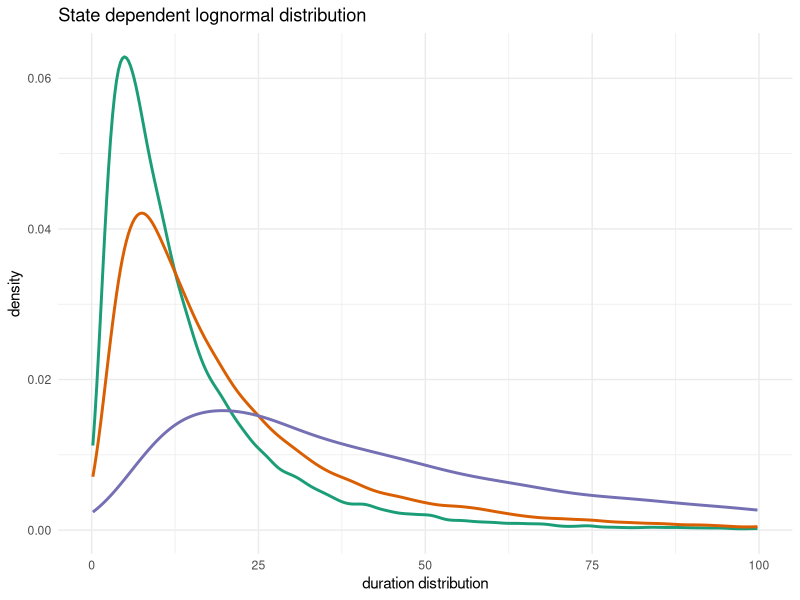

This chart was generated by the following R code:
## ---- chunk 1
knitr::opts_chunk$set(echo = TRUE)
## ---- chunk 2
n<-10 #subjects
n_t<-100 #time series lenght
m<-3
n_dep<-2
# the dependent variable is sadness and the states are depressive, mixed, manic so in depressive state sadness got largest mean
gamma<-matrix(data=c(0.8,0.1,0.1,
                     0.15,0.7,0.15,
                     0.05,0.05,0.9),byrow = T, nrow = m)
#let us assume emission is based on the Groningen data so we treat the 1-100 scale as continuous normally distributed. 
emiss<-list(matrix(data=c(5,1,
                          40,1,
                          65,1), byrow=T,ncol=2,nrow = m),
            matrix(data=c(10,1,
                          15,1,
                          70,1), byrow=T,ncol=2,nrow = m))
gamma_ss_var<-1
emiss_ss_var<-1
gamma[,-1]
## ---- chunk 3
int_to_prob<-function(alfa){
  dim<-dim(alfa)
  gamma<-matrix(ncol = dim[2]+1,nrow = dim[1])
  exp_alfa<-exp(alfa)
  exp_alfa<-cbind(rep(1,dim[1]),exp_alfa)
  for(i in 1:dim[1]){
    gamma[i,]<-exp_alfa[i,]/sum(exp_alfa[i,])
  }
  return(round(gamma,4))
}
prob_to_int<-function(gamma){
  gamma<-gamma+0.00001
  if(is.matrix(gamma)){
    dim<-dim(gamma)
    alfa<-matrix(ncol = dim[2]-1,nrow = dim[1])
    for (i in 1:dim[1]) {
      for(k in 2:dim[2]){
        alfa[i,k-1]<-log(gamma[i,k]*(1/gamma[i,1]))
      }
      }
  }
  return(round(alfa,4))
}
#little check if I can recover the same probability matrix
gamma1<-matrix(data=c(0.8,0.1,0.1,
                     0.15,0.7,0.15,
                     0.05,0.05,0.9),byrow = T, nrow = 3)
prob_to_int(gamma1)
new<-prob_to_int(gamma1)
new_gamma<-int_to_prob(new)
new_gamma
new_gamma==gamma1
## ---- chunk 4
library(ggplot2)
library(RColorBrewer)

plot_lognorm<-function(m, means, sd=2){
  sdlog<-sd
  meanlog<-sort(means)
  col<-brewer.pal(m, name='Dark2')
  data<-density(rlnorm(20000, log(meanlog[1]), log(sdlog)),from=-1,to=150)
  data<-data.frame(x=data$x,y=data$y)
  plot<-ggplot(data=data,aes(x=x,y=y))+geom_line(color=col[1],size=1)+theme_minimal()+ylab("density")+xlab("duration distribution")+ggtitle("State dependent lognormal distribution")+xlim(c(0,100))
  for(s in 2:m){
    data<-density(rlnorm(20000, log(meanlog[s]), log(sdlog)),from=-1,to=150)
    data<-data.frame(x=data$x,y=data$y)
    plot<-plot+geom_line(data=data,aes(x=x,y=y),color=col[s],size=1)
  }
  return(plot)
}

plot_lognorm(m=3,means=c(10,15,40),sd=2.5)

## ---- chunk 5
set.seed(1234)
mhsmm_sim<-function(n,n_t,m,n_dep,emiss,gamma,gamma_ss_var,emiss_ss_var){
  #define output lists
  gamma_ss<-rep(list(NULL), n)
  state_sequence<-as.matrix(cbind(rep(1:n, each = n_t),rep(NA,n_t*n)))
  emiss_ss<-rep(list(vector("list", n_dep)), n)
  obv_ss<-cbind(rep(1:n, each = n_t),matrix(rep(NA,n_t*n*n_dep), ncol= n_dep))
  #change the form of a transition matrix
  gamma_int<-prob_to_int(gamma)
  for(subj in 1:n){
    #generate a set of subject specific transition matrices we introduce random subject-specific effect to the intercepts 
    gamma_ss[[subj]]<-int_to_prob(gamma_int+rnorm(n=m*(m-1),mean=0,sd=sqrt(gamma_ss_var)))
    for(dep in 1:n_dep){
      #generate subject specific means of emission distributions of dependent variables,we introduce random subject-specific effect which is deviation from the mean of normally conditionally distributed mean
      emiss_ss[[subj]][[dep]] <- emiss[[dep]]
      emiss_ss[[subj]][[dep]][,1]<-matrix(emiss[[dep]][,1]+rnorm(n=m,mean = 0,sd=sqrt(emiss_ss_var)),nrow=m)
    }
    #now we want to find a starting state to evaluate the state sequence 
    init <- solve(t(diag(m) - gamma_ss[[subj]] + 1), rep(1, m))
    #there were many ways to do so :
    #The approach from here https://stephens999.github.io/fiveMinuteStats/stationary_distribution.html
      #A <-  rbind(t(diag(m) - gamma_ss[[subj]]), rep(1, m))
      #b <- c(rep(0, m),1)
      #init <- qr.solve(A, b)
    #the approach with eigonvectors would also work 
      #e <- eigen(t(gamma_ss[[subj]]))$vectors[, 1]
      #e / sum(e)
    
    #for each subject we sample the initial state 
    state_sequence[subj*n_t-n_t+1,2]<-sample(x = 1:m, size = 1, prob = init)
    for(dep in 1:n_dep){
      obv_ss[subj*n_t-n_t+1,dep+1]<-rnorm(n=1,mean=emiss_ss[[subj]][[dep]][state_sequence[subj*n_t-n_t+1,2],1],sd=sqrt(emiss_ss[[subj]][[dep]][state_sequence[subj*n_t-n_t+1,2],2]) )
    }
    #now we evaluate the rest of the subject specific observations  
    for(t_occ in 2:n_t){
      #states sequen
      state_sequence[subj*n_t-n_t+t_occ,2]<-sample(x = 1:m, size = 1, prob =
                                                     gamma_ss[[subj]][state_sequence[subj*n_t-n_t+t_occ-1,2],])
      #for each subject we sample the mean emission 
      for(dep in 1:n_dep){
      obv_ss[subj*n_t-n_t+t_occ,dep+1]<-rnorm(n=1,mean=emiss_ss[[subj]][[dep]][state_sequence[subj*n_t-n_t+t_occ,2],1],sd=sqrt(emiss_ss[[subj]][[dep]][state_sequence[subj*n_t-n_t+t_occ,2],2]) )
    }
    }
}
  output<-list(gamma_ss,state_sequence,emiss_ss,obv_ss)
  names(output) <- c("gamma_ss","states", "emiss_ss","observations")
  return(output)
}

mhsmm_sim(n=n,n_t=n_t,m=m,n_dep=n_dep,emiss=emiss,gamma=gamma,gamma_ss_var=gamma_ss_var,emiss_ss_var=emiss_ss_var)

## ---- chunk 6
n<-10 #subjects
n_t<-100 #time series lenght
m<-3
n_dep<-2
# the dependent variable is sadness and the states are depressive, mixed, manic so in depressive state sadness got largest mean
gamma<-matrix(data=c(0,0.9,0.1,
                     0.5,0,0.5,
                     0.2,0.8,0),byrow = T, nrow = m)
#let us assume emission is based on the Groningen data so we treat the 1-100 scale as continuous normally distributed. 
emiss<-list(matrix(data=c(5,1,
                          40,1,
                          65,1), byrow=T,ncol=2,nrow = m),
            matrix(data=c(10,1,
                          15,1,
                          70,1), byrow=T,ncol=2,nrow = m))
gamma_ss_var<-1
emiss_ss_var<-1
dwell_distr<-matrix(data=c(5,2, #first column represent mean and second variance
                          20,2, #need to 
                          30,2), byrow=T,ncol=2,nrow = m)
## ---- chunk 7
set.seed(1234)
mhsmm_sim<-function(n,n_t,m,n_dep,emiss,gamma,gamma_ss_var,emiss_ss_var,dwell_distr){
  #define output lists
  gamma_ss<-rep(list(NULL), n)
  state_sequence<-as.matrix(cbind(rep(1:n, each = n_t),rep(NA,n_t*n)))
  emiss_ss<-rep(list(vector("list", n_dep)), n)
  obv_ss<-cbind(rep(1:n, each = n_t),matrix(rep(NA,n_t*n*n_dep), ncol= n_dep))
  #change the form of a transition matrix
  gamma_int<-prob_to_int(gamma)
  for(subj in 1:n){
    #generate a set of subject specific transition matrices we introduce random subject-specific effect to the intercepts 
    gamma_ss[[subj]]<-int_to_prob(gamma_int+rnorm(n=m*(m-1),mean=0,sd=sqrt(gamma_ss_var))) 
    #the previous step added random effects to all transition matrix entries so we clear once again the diagonal 
    diag(gamma_ss[[subj]])<-rep(0,m)
    for(dep in 1:n_dep){
      #generate subject specific means of emission distributions of dependent variables,we introduce random subject-specific effect which is deviation from the mean of normally conditionally distributed mean
      emiss_ss[[subj]][[dep]] <- emiss[[dep]]
      emiss_ss[[subj]][[dep]][,1]<-matrix(emiss[[dep]][,1]+rnorm(n=m,mean = 0,sd=sqrt(emiss_ss_var)),nrow=m)
    }
    #now we want to find a starting state to evaluate the state sequence 
    init <- solve(t(diag(m) - gamma_ss[[subj]] + 1), rep(1, m))
    #for each subject we sample the initial state 
    state_sequence[subj*n_t-n_t+1,2]<-sample(x = 1:m, size = 1, prob = init)
    for(dep in 1:n_dep){
      obv_ss[subj*n_t-n_t+1,dep+1]<-rnorm(n=1,mean=emiss_ss[[subj]][[dep]][state_sequence[subj*n_t-n_t+1,2],1],sd=sqrt(emiss_ss[[subj]][[dep]][state_sequence[subj*n_t-n_t+1,2],2]) )
    }
    ak=0
    a=0
    while(ak<n_t){
      #now we evaluate the dwell time based on first state   
      dwell_row<-state_sequence[subj*n_t-n_t+a+1,2]
      mean_dwell<-round(rlnorm(1, log(dwell_distr[dwell_row,1]), log(sqrt(dwell_distr[dwell_row,2]))),0)
      if(a+mean_dwell<n_t){
        state_given_dwell<-rep(dwell_row,mean_dwell-1)
        for (idx in 1:length(state_given_dwell)) {
            state_sequence[subj*n_t-n_t+1+a+idx,2]<-state_given_dwell[idx]
        }
        a<-a+mean_dwell
        state_sequence[subj*n_t-n_t+a+1,2]<-sample(x = 1:m, size = 1, prob =
                                  gamma_ss[[subj]][state_sequence[subj*n_t-n_t+a,2],])
        ak<-a+1
      }else{
        mean_dwell<-n_t-a
        state_given_dwell<-rep(dwell_row,(mean_dwell-1))
        for (idx in 1:length(state_given_dwell)) {
            state_sequence[subj*n_t-n_t+1+a+idx,2]<-state_given_dwell[idx]
        }
        ak<-a+mean_dwell
      }
    }
      #for each subject and each state we sample the mean emission 
      for(t_occ in 2:n_t){
        for(dep in 1:n_dep){
          obv_ss[subj*n_t-n_t+t_occ,dep+1]<-rnorm(n=1,mean=emiss_ss[[subj]][[dep]][state_sequence[subj*n_t-n_t+t_occ,2],1],sd=sqrt(emiss_ss[[subj]][[dep]][state_sequence[subj*n_t-n_t+t_occ,2],2]) )
        }
      }
}
  output<-list(gamma_ss,state_sequence,emiss_ss,obv_ss)
  names(output) <- c("gamma_ss","states", "emiss_ss","observations")
  return(output)
}

mhsmm_sim(n=n,n_t=n_t,m=m,n_dep=n_dep,emiss=emiss,gamma=gamma,gamma_ss_var=gamma_ss_var,emiss_ss_var=emiss_ss_var,dwell_distr=dwell_distr)

